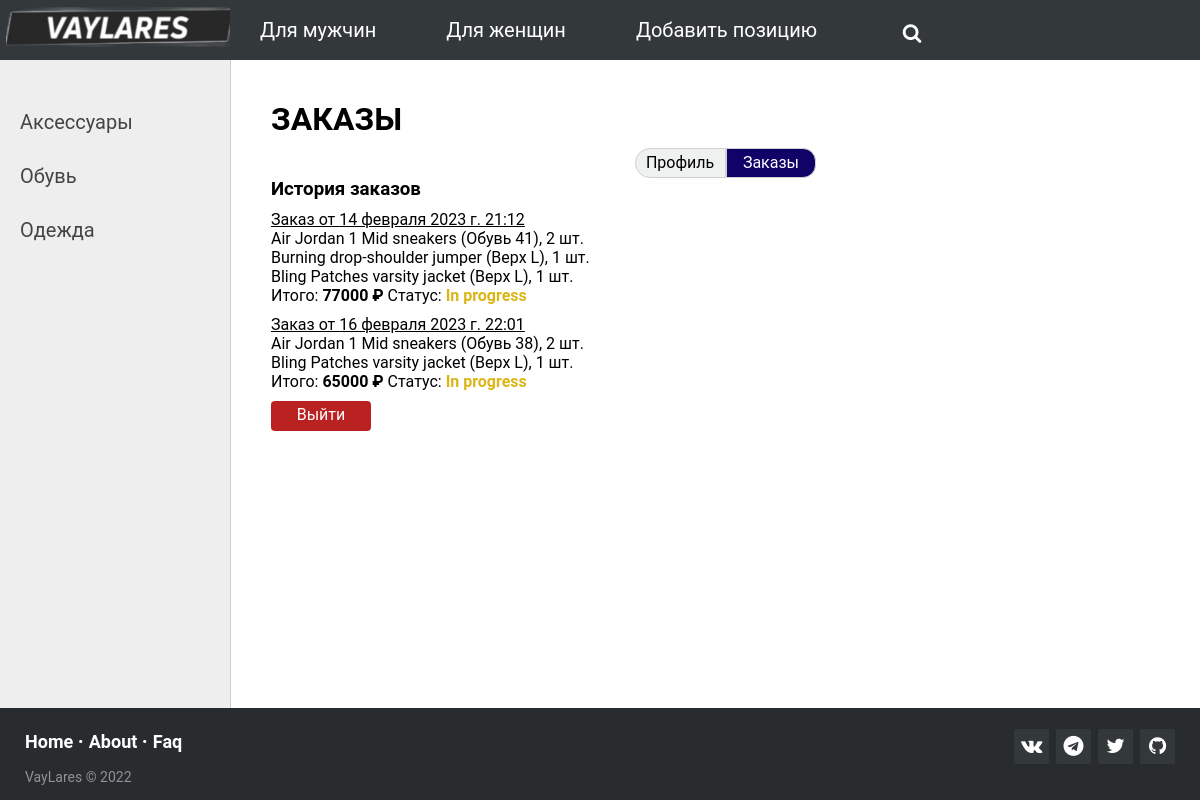
The app's page /orders/ (signed in), older data.
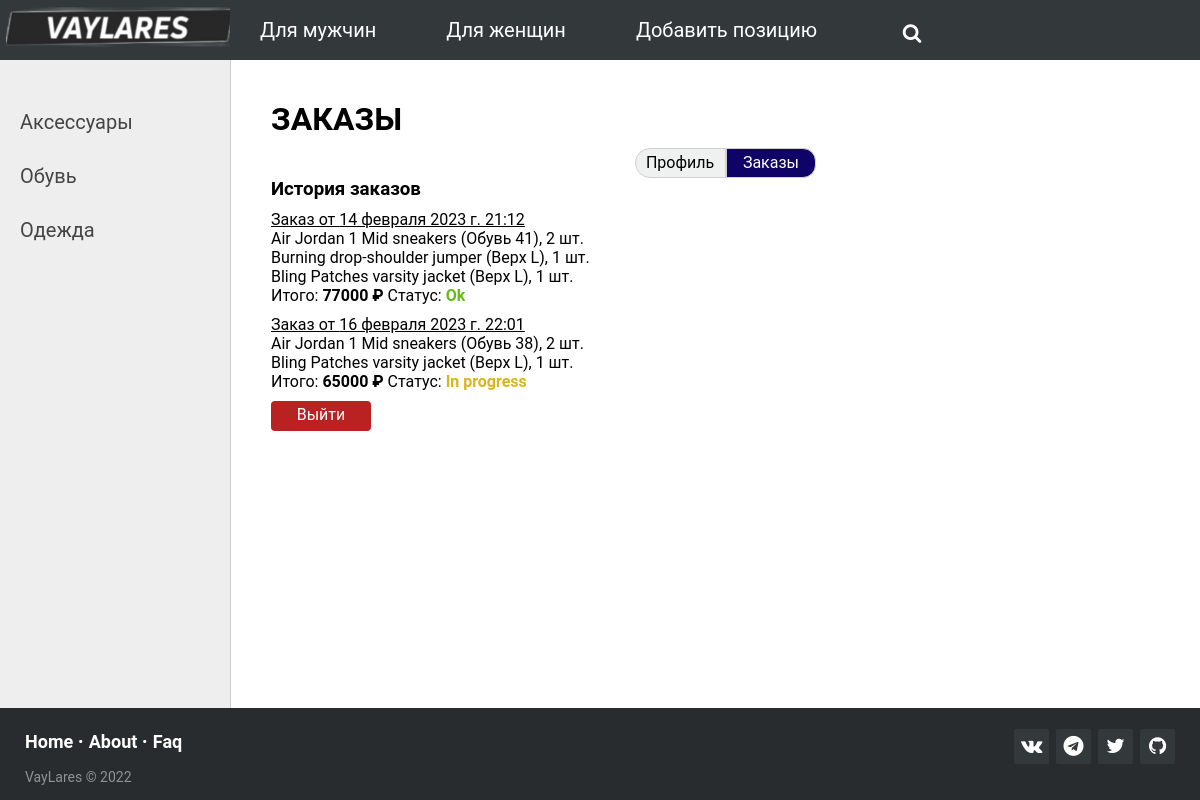
The same page, newer data.
### clothes/models.py (models this page shows)
class Orders(models.Model):
    OK = 'Ok'
    CANCELED = 'Canceled'
    PROGRESS = 'In progress'
    STATUS = [
        (OK, 'Исполнено'),
        (CANCELED, 'Отменен'),
        (PROGRESS, 'В процессе'),
    ]
    user_name = models.CharField(max_length=255, default=None, verbose_name='Пользователь')
    time_create = models.DateTimeField(auto_now_add=True, verbose_name='Принят в исполнение')
    status = models.CharField(max_length=11, choices=STATUS, default=PROGRESS, verbose_name='Статус')
    time_accept = models.DateTimeField(auto_now_add=False, default=datetime.datetime.now() + datetime.timedelta(days=1),
                                       verbose_name='Принят в пункте выдачи')
    product = models.ManyToManyField(Sizes_of_Clothes, through='Orders_of_Clothes', verbose_name='Товар')
    total_price = models.IntegerField(verbose_name='Общая стоимость', default=0)
    class Meta:
        verbose_name = 'Заказы'
        verbose_name_plural = 'Заказы'
        ordering = ['id']

### clothes/views.py (the view)
# urls.py: path('orders/', ClothesOrders.as_view(), name='orders'),
class ClothesOrders(LoginRequiredMixin, DataMixin, ListView):
    model = Orders
    template_name = 'clothes/orders.html'
    raise_exception = True
    def get_context_data(self, *, object_list=None, **kwargs):
        context = super().get_context_data(**kwargs)
        orders = Orders.objects.filter(user_name=self.request.user.username).prefetch_related('product__id_clothes',
                                                                                              'product__id_size')
        lst = [ord.id for ord in orders]
        ord_of_clothes = Orders_of_Clothes.objects.filter(id_order__in=lst).select_related('id_clothes_with_size',
                                                                                           'id_order')
        c_def = self.get_user_context(title='Мои заказы', orders=orders, ord_of_clothes=ord_of_clothes)
        return dict(list(context.items()) + list(c_def.items()))

### cart/cart.py (called while the page is built)
    def __len__(self):
        return sum(item['quantity'] for item in self.cart.values())

### cart/context_processors.py (called while the page is built)
def cart(request):
    return {'cart': Cart(request)}

### clothes/Favourites.py (called while the page is built)
    def __len__(self):
        return len(self.fav)

### clothes/context_processors.py (called while the page is built)
def fav(request):
    return {'fav': Favour(request)}

### clothes/models.py (called while the page is built)
    def get_absolute_url(self):
        return reverse('category', kwargs={'category_slug': self.slug})

    def __str__(self):
        return self.id_clothes.title + ' (' + self.id_size.size_title + ')'

### clothes/templates/clothes/orders.html
{% extends 'clothes/base.html' %}
{% block content %}
<h1>ЗАКАЗЫ</h1>
<div class="profile-flex-container">
    <a href="{% url 'profile' %}" class="profile-item1">Профиль</a>
    <div class="profile-item2-selected">Заказы</div>
</div>
<h3>История заказов</h3>
{% for order in orders %}
<div class="order">
    <div class="order-title">Заказ от {{order.time_create}}</div>
    {% for soc in order.product.all %}
    {% for ooc in ord_of_clothes %}
    {% if ooc.id_order.id == order.id and ooc.id_clothes_with_size.id == soc.id %}
    <div> {{soc}}, {{ooc.count}} шт.</div>
    {% endif %}
    {% endfor %}
    {% endfor %}
    <div> Итого: <b>{{ order.total_price }} ₽</b> Статус:
        {% if order.status == 'In progress' %}
        <b style="color: #dcb518">{{order.status}}</b>
        {% elif order.status == 'Ok' %}
        <b style="color: #66bc15">{{order.status}}</b>
        {% elif order.status == 'Canceled' %}
        <b style="color: #cf1717">{{order.status}}</b>
        {% endif %}
    </div>
</div>
{% endfor %}
<a href="{% url 'logout' %}" class="logout">Выйти</a>
{% endblock content %}

Row changes from the older to the newer data that the page shows:
changed Orders "14 февраля 2023 г. 21:12": status "In progress" → "Ok"
